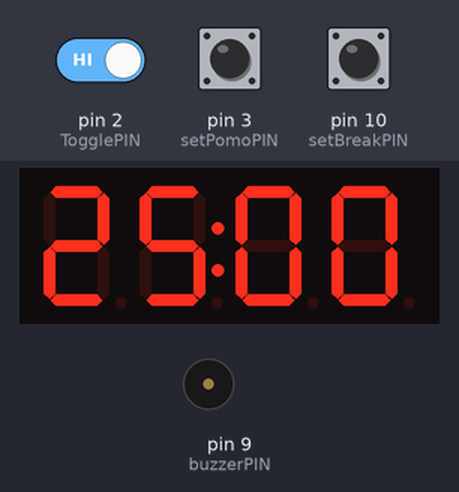
Recording of a sketch running on a simulated Arduino Uno, built with avr-gcc and run on an emulated ATmega328P. Parts: 4-digit seven-segment display, buzzer (waves = sounding, pin HIGH). The inputs (shaded band) are chosen by the test bench; at power-on: pin 2 (TogglePIN) HIGH, pin 10 (setBreakPIN) HIGH, pin 3 (setPomoPIN) HIGH. The local clock reads 2024-03-15 10:24:30 at power-on unless the sketch sets it.

Above: at 1.2 s.
1.3 s: pin 2 (TogglePIN) driven LOW
At 2.8 s:
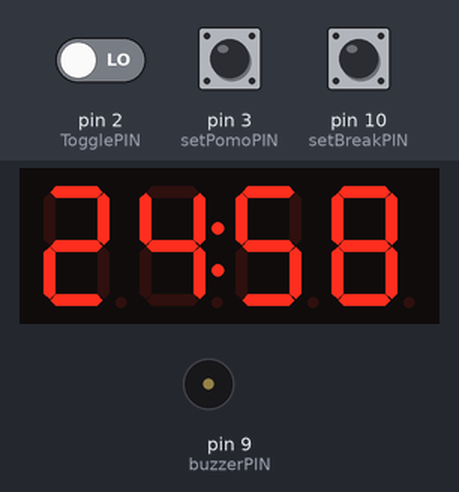
3.5 s: pin 10 (setBreakPIN) pulled LOW for 0.15 s
At 4.6 s:
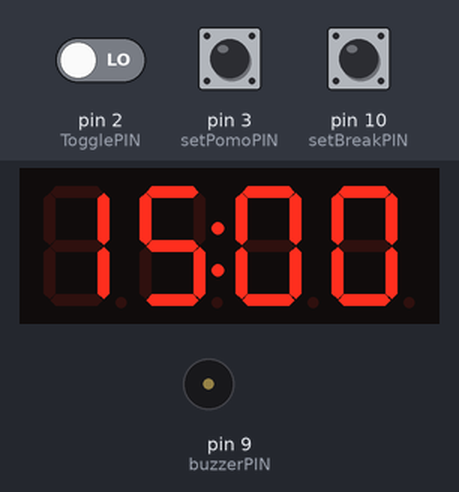
Timing chart, 0 to 6.5 s (numbered marks = the images above; inputs shaded):
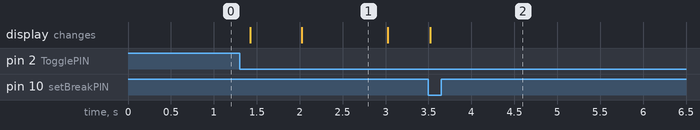

Measured:
- after the input at 1.3 s, the display: first changes after 0.12 s (image 1 shows a later state)
- what the display in image 1 shows lasts 1.0 s, from 2.0 s to 3.0 s

The sketch:

pomodoro.ino
```cpp
#include <Arduino.h>
#include <TM1637Display.h>
#include <virtuabotixRTC.h>
virtuabotixRTC myRTC(6, 7, 8);

// digital pins for TM1637
#define CLK 4
#define DIO 5
TM1637Display display(CLK, DIO);

long PoTime = 1500; // 1500 seconds = 25 minutes
int Past = -1;
bool isRunning = false; // Status: false = stop, true = running
int TogglePIN = 2; // Uses for start and stop
int setPomoPIN = 3;
int setBreakPIN = 10;
int buzzerPIN = 9;

bool lastToggleState = HIGH; // for the Toggle button

void setup()
{
  display.setBrightness(7);
  pinMode(buzzerPIN, OUTPUT);
  pinMode(TogglePIN, INPUT_PULLUP );
  pinMode(setPomoPIN, INPUT_PULLUP);
  pinMode(setBreakPIN, INPUT_PULLUP);
  // Display 25:00 on the screen
  display.showNumberDecEx(2500, 0b01000000, true); // 0b01000000 to show the dots
}

void loop()
{
  int ToggleState = digitalRead(TogglePIN);
  int PomoState = digitalRead(setPomoPIN);
  int BreakState = digitalRead(setBreakPIN);

  //------------------BUTTONS-----------------//

  // Press once = Start , Press Twice = Stop
  if (ToggleState == LOW && lastToggleState == HIGH) {
    isRunning = !isRunning; // Switch between true and false.
    delay(100); // Debounce
  }
  lastToggleState = ToggleState; // Save the state for comparison next time.

  if (PomoState == LOW) {
    PoTime = 1500; // Reset to 25mins
    isRunning = false;
    display.showNumberDecEx(2500, 0b01000000, true);
  }

  if (BreakState == LOW) {
    PoTime = 900;          // 900 seconds = 15minutes
    isRunning = false;     // stop after reset
    display.showNumberDecEx(1500, 0b01000000, true);
  }

  //------------------COUNTDOWN-----------------//

  myRTC.updateTime();
  if (isRunning && (myRTC.seconds != Past)) {
    Past = myRTC.seconds;

    if (PoTime > 0) {
      PoTime--;
    } else if (PoTime == 0 && isRunning) {
      alertDone();
      isRunning = false;
    }

    //------------------DISPLAY-----------------//
    int minutes = PoTime / 60;
    int seconds = PoTime % 60;
    int finalTime = (minutes * 100) + seconds;
    display.showNumberDecEx(finalTime, 0b01000000, true);
  }
}

//------------------ALERT-----------------//

void alertDone() {
  for (int i = 0; i < 6; i++) { // Alert 6 times
    tone(buzzerPIN, 2500);     // 2500Hz
    delay(150);
    noTone(buzzerPIN);
    delay(100);
  }
}
```
